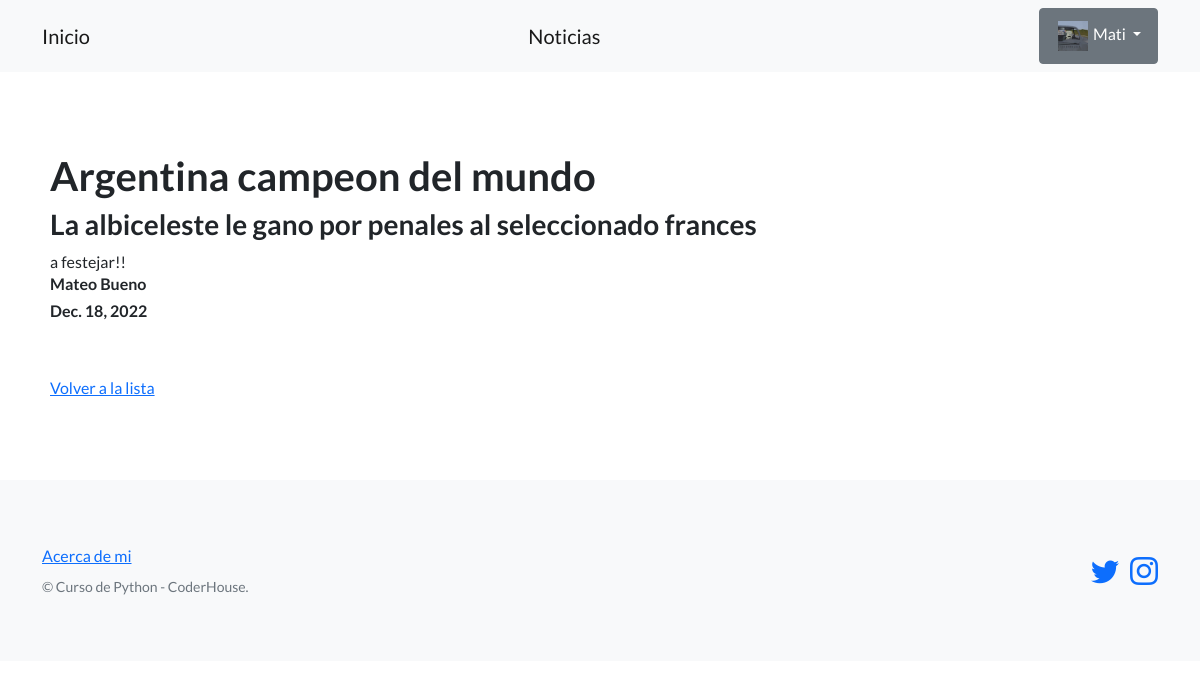
Page /pagina-blog/Ver/1 (signed in) on the committed database.
### usuarios/models.py (models this page shows, shortened)
class Avatar(models.Model):
    user = models.OneToOneField(User, on_delete=models.CASCADE, null=True)
    imagen = models.ImageField(upload_to='avatares', null=True, blank=True)

### pagina_blog/models.py (models this page shows, shortened)
class Noticias(models.Model):
    titulo = models.CharField(max_length=256)
    subtitulo = models.CharField(max_length=1000)
    cuerpo = models.CharField(max_length=1000, null=True)
    fecha_publicacion = models.DateField(null=True)
    autor = models.CharField(max_length=64)

### pagina_blog/views.py (the view)
# urls.py: path('Ver/<int:id>', ver_noticia, name= 'ver_noticia'),
@login_required
def ver_noticia(request, id):
    noticia = Noticias.objects.get(id=id)
    contexto = {
        'noticia' : noticia
    }
    return render(
        request=request,
        template_name='pagina_blog/ver_noticia.html',
        context = contexto
    )

### pagina_blog/templates/pagina_blog/ver_noticia.html (shortened to what this page needs)
{% extends "pagina_blog/base.html" %}
{% block contenido %}
<h1>{{noticia.titulo}}</h1>
<h3>{{noticia.subtitulo}}</h3>
<span>{{noticia.cuerpo}}</span>
<h6>{{noticia.autor}}</h6>
<h6>{{noticia.fecha_publicacion}}</h6>
<br><br>
<a href="{% url 'listar_noticias' %}">Volver a la lista</a>
{% endblock contenido %}

### pagina_blog/templates/pagina_blog/base.html (shortened to what this page needs)
{% load static %}
<!DOCTYPE html>
<html lang="en">
    <head>
        <link href="https://cdn.jsdelivr.net/npm/bootstrap-icons@1.5.0/font/bootstrap-icons.css" rel="stylesheet" type="text/css" />
        <link href="{% static 'css/styles.css' %}" rel="stylesheet" />
    </head>
    <body>
        <nav class="navbar navbar-light bg-light static-top">
            <div class="container">
                <a class="navbar-brand" href="{% url 'inicio' %}">Inicio</a>
                <a class="navbar-brand" href="{% url 'listar_noticias' %}">Noticias</a>
                {% if user.is_authenticated %}
                <div class="dropdown">
                    <button class="btn btn-secondary dropdown-toggle" type="button" data-bs-toggle="dropdown" aria-expanded="false">
                      <img src="{{ user.avatar.imagen.url }}" width="30" height="30" hspace="2"/>
                      <span>{{ user.username }}</span>
                    </button>
                  </div>
                {% else %}
                <a class="btn btn-secondary" href="{% url 'registro' %}">Registrarse</a>
                <a class="btn btn-primary" href="{% url 'login' %}">Iniciar sesion</a>
                {% endif %}
            </div>
        </nav>
        <section style="padding: 80px 50px;">
            {% block contenido %}
            {% endblock contenido %}
        </section>
        <footer class="footer bg-light">
            <div class="container">
                <div class="row">
                    <div class="col-lg-6 h-100 text-center text-lg-start my-auto">
                        <ul class="list-inline mb-2">
                            <li class="list-inline-item"><a href="{% url 'about' %}">Acerca de mi</a></li>
                        </ul>
                        <p class="text-muted small mb-4 mb-lg-0">&copy; Curso de Python - CoderHouse.</p>
                    </div>
                    <div class="col-lg-6 h-100 text-center text-lg-end my-auto">
                        <ul class="list-inline mb-0">
                            <li class="list-inline-item">
                                <a href="https://twitter.com/mateobuenoo"><i class="bi-twitter fs-3"></i></a>
                            </li>
                            <li class="list-inline-item">
                                <a href="https://www.instagram.com/matubueno/"><i class="bi-instagram fs-3"></i></a>
                            </li>
                        </ul>
                    </div>
                </div>
            </div>
        </footer>
    </body>
</html>

### rows in the picture
Noticias: titulo "Argentina campeon del mundo", subtitulo "La albiceleste le gano por penales al seleccionado frances", cuerpo "a festejar!!", autor "Mateo Bueno", fecha_publicacion "Dec. 18, 2022"

### other values in the picture
{{ user.username }} "Mati"
